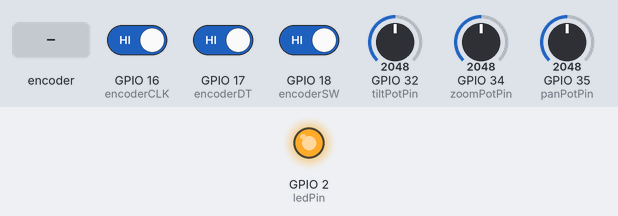
Recording of a sketch running on a simulated ESP32. On the bench: output pins drawn as LEDs (lit = HIGH). Dashed ring = blinking. The test bench sets the inputs (shaded band); at power-on: GPIO 32 (tiltPotPin) = 2048, GPIO 34 (zoomPotPin) = 2048, GPIO 35 (panPotPin) = 2048, GPIO 16 (encoderCLK) HIGH, GPIO 17 (encoderDT) HIGH, GPIO 18 (encoderSW) HIGH (analog values on the 0–4095 scale). WiFi joins after 1.5 s; servers stay silent unless stated; uploads are accepted with an empty reply; what the sketch prints to the serial monitor is not drawn.

Above: at 3.0 s.
3.1 s: GPIO 32 (tiltPotPin) set to 2866
At 4.2 s:
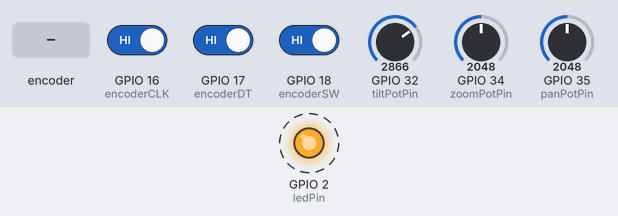
4.8 s: GPIO 34 (zoomPotPin) set to 3603
At 6.4 s:
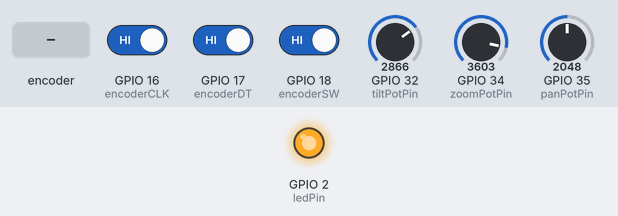
7.8 s: GPIO 35 (panPotPin) set to 2866
At 8.24 s:
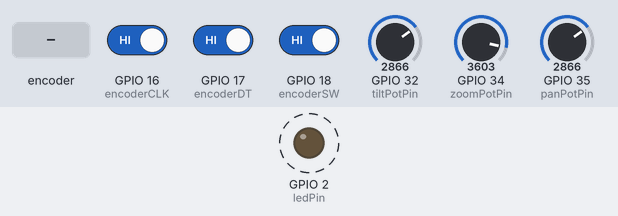
9.5 s: rotary encoder on GPIO 16 (encoderCLK) / GPIO 17 (encoderDT) turned 1 step (first pin leading)
At 10.7 s:
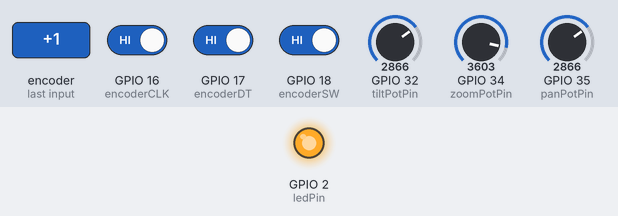
13.4 s: rotary encoder on GPIO 16 (encoderCLK) / GPIO 17 (encoderDT) turned 2 steps (second pin leading)
At 14.9 s:
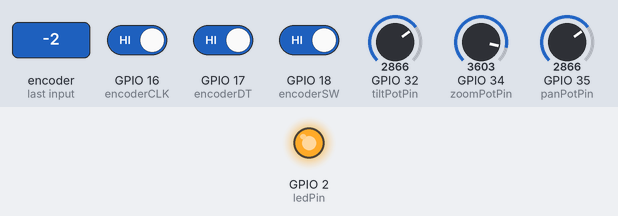
Timing chart, 0 to 16.4 s (numbered marks = the images above; inputs shaded):
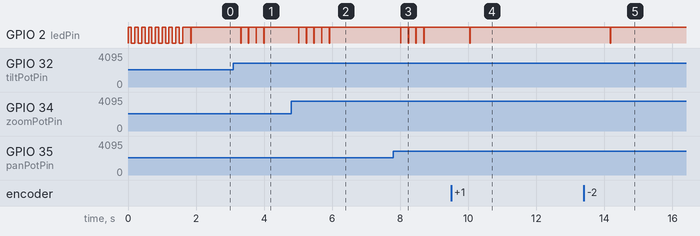

Measured:
- after the input at 3.1 s, GPIO 2 (ledPin): alternates HIGH for 0.21 s and LOW for 0.01 s, 8 changes in all, then stays HIGH, starting after 0.21 s
- after the input at 4.8 s, GPIO 2 (ledPin): alternates HIGH for 0.21 s and LOW for 0.01 s, 10 changes in all, then stays HIGH, starting after 0.21 s
- after the input at 7.8 s, GPIO 2 (ledPin): alternates HIGH for 0.22 s and LOW for 0.01 s, 8 changes in all, then stays HIGH, starting after 0.21 s
- after the input at 9.5 s, GPIO 2 (ledPin): HIGH → LOW after 0.55 s, → HIGH 0.01 s later
- after the input at 13.4 s, GPIO 2 (ledPin): HIGH → LOW after 0.78 s, → HIGH 0.01 s later

The sketch:

microskop-portable-esp32.ino
```cpp
#include <WiFi.h>
#include <HTTPClient.h>
#include <ArduinoJson.h>

// Wi-Fi Configuration
const char* ssid = "Den den mushi";
const char* password = "1sampai9";

// Backend Server Configuration
const char* backendHost = "192.168.125.45"; // Ganti dengan IP Address mesin yang menjalankan backend Node.js Anda
const int backendPort = 3000;
const char* sensorDataPath = "/sensor-data";

// Hardware Pins
const int zoomPotPin = 34;
const int panPotPin = 35;
const int tiltPotPin = 32; // Potensiometer untuk pergeseran atas-bawah
const int ledPin = 2;

// Rotary Encoder Pins
const int encoderCLK = 16; // CLK pin dari Rotary Encoder
const int encoderDT = 17;  // DT pin dari Rotary Encoder
const int encoderSW = 18;  // SW pin (button) dari Rotary Encoder

// Control Variables (tidak terlalu digunakan lagi, diganti currentZoomLevel/PanPosition/TiltPosition)
float zoomLevel = 1.0;
float panPosition = 0.0;
float tiltPosition = 0.0;

// Smoothing Configuration (numReadings tidak relevan untuk LPF)
const int numReadings = 2;
int zoomReadings[numReadings];
int panReadings[numReadings];
int tiltReadings[numReadings];
int zoomReadIndex = 0;
int panReadIndex = 0;
int tiltReadIndex = 0;
long zoomTotal = 0;
long panTotal = 0;
long tiltTotal = 0;

// Control Thresholds
int lastZoomValue = 0; // lastSmoothedValue untuk LPF
int lastPanValue = 0;  // lastSmoothedValue untuk LPF
int lastTiltValue = 0; // lastSmoothedValue untuk LPF Tilt

// Timing Control
unsigned long lastZoomSentTime = 0;
unsigned long lastPanSentTime = 0;
unsigned long lastTiltSentTime = 0;
const unsigned long minSendInterval = 20;

// Rotary Encoder State
volatile int encoderPos = 0;
volatile unsigned long lastEncoderChangeTime = 0;
int lastEncoderCLKState;
const unsigned long encoderDebounceDelay = 10;
// **** PERBAIKAN: Variabel baru untuk tombol encoder ****
unsigned long lastEncoderButtonPressTime = 0;
const unsigned long encoderButtonDebounceDelay = 50;
const unsigned long minEncoderSendInterval = 300;

// Connection Status
bool wifiConnected = false;
unsigned long lastConnectionCheck = 0;
const unsigned long connectionCheckInterval = 5000;

// Microscope Constants
const float MIN_ZOOM = 0.5f;
const float MAX_ZOOM = 5.0f;
const float MIN_PAN = -100.0f;
const float MAX_PAN = 100.0f;
const float MIN_TILT = -100.0f;
const float MAX_TILT = 100.0f;

// Variable for ADC smoothing/filtering selection
enum FilterType { MOVING_AVERAGE, LOW_PASS };
FilterType currentFilter = LOW_PASS;

// Low-Pass Filter Coefficients
// TUNING SENSITIVITY
float alphaZoom = 0.7;
float alphaPan = 0.75;
float alphaTilt = 0.7;

// Global variables to hold the current state
float currentZoomLevel = 1.0;
float currentPanPosition = 0.0;
float currentTiltPosition = 0.0;
float currentZoomPercentage = 0.0;
float currentPanPercentage = 0.0;
float currentTiltPercentage = 0.0;

// Forward declarations
void sendMicroscopeData(float zoom, float pan, float tilt, float zoomPerc, float panPerc, float tiltPerc);
void IRAM_ATTR readEncoder();
void sendImageNavigationAction(const char* action); // Pastikan ini dideklarasikan

void setup() {
  Serial.begin(115200);
  Serial.println("\n=== Digital Microscope Controller ===");

  pinMode(ledPin, OUTPUT);
  digitalWrite(ledPin, LOW);

  pinMode(zoomPotPin, INPUT);
  pinMode(panPotPin, INPUT);
  pinMode(tiltPotPin, INPUT);

  pinMode(encoderCLK, INPUT_PULLUP);
  pinMode(encoderDT, INPUT_PULLUP);
  pinMode(encoderSW, INPUT_PULLUP);

  attachInterrupt(digitalPinToInterrupt(encoderCLK), readEncoder, CHANGE);
  lastEncoderCLKState = digitalRead(encoderCLK);

  analogSetAttenuation(ADC_11db);
  analogReadResolution(12);

  initializeSmoothingArrays();
  setupWiFi();
  initializePotentiometers();

  Serial.println("System ready!");
  printControlInstructions();

  if (wifiConnected) {
    sendMicroscopeData(currentZoomLevel, currentPanPosition, currentTiltPosition,
                       currentZoomPercentage, currentPanPercentage, currentTiltPercentage);
  }
}

void initializeSmoothingArrays() {
  for (int i = 0; i < numReadings; i++) {
    zoomReadings[i] = 0;
    panReadings[i] = 0;
    tiltReadings[i] = 0;
  }
}

void setupWiFi() {
  WiFi.mode(WIFI_STA);
  WiFi.begin(ssid, password);
  Serial.print("Connecting to WiFi");

  int attempts = 0;
  while (WiFi.status() != WL_CONNECTED && attempts < 30) {
    Serial.print(".");
    blinkLED(100);
    attempts++;
  }

  if (WiFi.status() == WL_CONNECTED) {
    wifiConnected = true;
    Serial.println("\nWiFi Connected!");
    Serial.printf("IP Address: %s\n", WiFi.localIP().toString().c_str());
    Serial.printf("Signal Strength: %d dBm\n", WiFi.RSSI());
    digitalWrite(ledPin, HIGH);
  } else {
    Serial.println("\nWiFi Connection Failed!");
    wifiConnected = false;
  }
}

void initializePotentiometers() {
  int initialZoom = analogRead(zoomPotPin);
  int initialPan = analogRead(panPotPin);
  int initialTilt = analogRead(tiltPotPin);

  lastZoomValue = initialZoom;
  lastPanValue = initialPan;
  lastTiltValue = initialTilt;

  for (int i = 0; i < numReadings; i++) {
    zoomReadings[i] = initialZoom;
    panReadings[i] = initialPan;
    tiltReadings[i] = initialTilt;
  }

  currentZoomLevel = mapToZoom(lastZoomValue);
  currentPanPosition = mapToPan(lastPanValue);
  currentTiltPosition = mapToTilt(lastTiltValue);
  currentZoomPercentage = ((currentZoomLevel - MIN_ZOOM) / (MAX_ZOOM - MIN_ZOOM)) * 100;
  currentPanPercentage = ((currentPanPosition + 100) / 200) * 100;
  currentTiltPercentage = ((currentTiltPosition + 100) / 200) * 100;

  Serial.printf("Initial values - Zoom: %.2fx, Pan: %.1f, Tilt: %.1f\n", currentZoomLevel, currentPanPosition, currentTiltPosition);
}

float mapToZoom(int raw) {
  float normalized = constrain(raw / 4095.0f, 0.0f, 1.0f);
  return MIN_ZOOM + (normalized * (MAX_ZOOM - MIN_ZOOM));
}

float mapToPan(int raw) {
  float normalized = constrain(raw / 4095.0f, 0.0f, 1.0f);
  float pan = (normalized - 0.5f) * 200.0f;
  // TUNING SENSITIVITY
  if (abs(pan) < 2.0f) {
    pan = 0.0f;
  }
  return constrain(pan, MIN_PAN, MAX_PAN);
}

float mapToTilt(int raw) {
  float normalized = constrain(raw / 4095.0f, 0.0f, 1.0f);
  float tilt = (normalized - 0.5f) * 200.0f;
  // TUNING SENSITIVITY
  if (abs(tilt) < 2.0f) {
    tilt = 0.0f;
  }
  return constrain(tilt, MIN_TILT, MAX_TILT);
}

int smoothAnalogReadMovingAverage(int pin, int* readings, int& readIndex, long& total) {
  total = total - readings[readIndex];
  readings[readIndex] = analogRead(pin);
  total = total + readings[readIndex];
  readIndex = (readIndex + 1) % numReadings;
  return total / numReadings;
}

int smoothAnalogReadLowPass(int pin, int& lastSmoothedValue, float alpha) {
  int rawValue = analogRead(pin);
  lastSmoothedValue = alpha * rawValue + (1 - alpha) * lastSmoothedValue;
  return lastSmoothedValue;
}

void sendMicroscopeData(float zoom, float pan, float tilt, float zoomPerc, float panPerc, float tiltPerc) {
  if (!wifiConnected) {
    checkConnections();
    return;
  }

  StaticJsonDocument<350> doc; // Ditingkatkan ukurannya

  doc["zoom_level"] = round(zoom * 1000) / 1000.0;
  doc["pan_position"] = round(pan * 100) / 100.0;
  doc["tilt_position"] = round(tilt * 100) / 100.0;

  doc["zoom_percentage"] = round(zoomPerc * 100) / 100.0;
  doc["pan_percentage"] = round(panPerc * 100) / 100.0;
  doc["tilt_percentage"] = round(tiltPerc * 100) / 100.0;

  String jsonPayload;
  if (serializeJson(doc, jsonPayload) == 0) {
      Serial.println("✗ Failed to serialize JSON for microscope data!");
      errorBlink();
      return;
  }

  HTTPClient http;
  String serverUrl = "http://" + String(backendHost) + ":" + String(backendPort) + String(sensorDataPath);

  http.begin(serverUrl);
  http.addHeader("Content-Type", "application/json");

  int httpResponseCode = http.POST(jsonPayload);

  if (httpResponseCode > 0) {
    Serial.printf("✓ Pot. Data sent. HTTP %d. Payload: %s\n", httpResponseCode, jsonPayload.c_str());
    quickBlink();
  } else {
    Serial.printf("✗ Pot. Data Error: %s (Code: %d)\n", http.errorToString(httpResponseCode).c_str(), httpResponseCode);
    errorBlink();
  }
  http.end();
}

void sendImageNavigationAction(const char* action) {
  if (!wifiConnected) {
    checkConnections();
    return;
  }

  StaticJsonDocument<64> doc;
  doc["action"] = action;

  String jsonPayload;
  if (serializeJson(doc, jsonPayload) == 0) {
      Serial.println("✗ Failed to serialize JSON for image action!");
      errorBlink();
      return;
  }

  HTTPClient http;
  String serverUrl = "http://" + String(backendHost) + ":" + String(backendPort) + String("/image-action");

  http.begin(serverUrl);
  http.addHeader("Content-Type", "application/json");

  int httpResponseCode = http.POST(jsonPayload);

  if (httpResponseCode > 0) {
    Serial.printf("✓ Image Action sent: %s. HTTP %d\n", action, httpResponseCode);
    quickBlink();
  } else {
    Serial.printf("✗ Image Action Error: %s (Code: %d)\n", http.errorToString(httpResponseCode).c_str(), httpResponseCode);
    errorBlink();
  }
  http.end();
}

void checkZoomPotentiometer() {
  int currentVal;
  if (currentFilter == MOVING_AVERAGE) {
    currentVal = smoothAnalogReadMovingAverage(zoomPotPin, zoomReadings, zoomReadIndex, zoomTotal);
  } else {
    currentVal = smoothAnalogReadLowPass(zoomPotPin, lastZoomValue, alphaZoom);
  }

  float newZoom = mapToZoom(currentVal);

  // TUNING SENSITIVITY
  if (abs(newZoom - currentZoomLevel) > 0.01f) {
    currentZoomLevel = newZoom;
    currentZoomPercentage = ((currentZoomLevel - MIN_ZOOM) / (MAX_ZOOM - MIN_ZOOM)) * 100;
    Serial.printf("Zoom Updated: Raw=%d, Smoothed=%d, Mapped=%.2fx (%.0f%%)\n",
                  analogRead(zoomPotPin), currentVal, currentZoomLevel, currentZoomPercentage);

    unsigned long currentTime = millis();
    if (currentTime - lastZoomSentTime >= minSendInterval) {
      sendMicroscopeData(currentZoomLevel, currentPanPosition, currentTiltPosition,
                         currentZoomPercentage, currentPanPercentage, currentTiltPercentage);
      lastZoomSentTime = currentTime;
    }
  }
}

void checkPanPotentiometer() {
  int currentVal;
  if (currentFilter == MOVING_AVERAGE) {
    currentVal = smoothAnalogReadMovingAverage(panPotPin, panReadings, panReadIndex, panTotal);
  } else {
    currentVal = smoothAnalogReadLowPass(panPotPin, lastPanValue, alphaPan);
  }

  float newPan = mapToPan(currentVal);

  if (abs(newPan - currentPanPosition) > 0.5f) {
    currentPanPosition = newPan;
    currentPanPercentage = ((currentPanPosition + 100) / 200) * 100;
    Serial.printf("Pan Updated: Raw=%d, Smoothed=%d, Mapped=%.1f (%.0f%%)\n",
                  analogRead(panPotPin), currentVal, currentPanPosition, currentPanPercentage);

    unsigned long currentTime = millis();
    if (currentTime - lastPanSentTime >= minSendInterval) {
      sendMicroscopeData(currentZoomLevel, currentPanPosition, currentTiltPosition,
                         currentZoomPercentage, currentPanPercentage, currentTiltPercentage);
      lastPanSentTime = currentTime;
    }
  }
}

void checkTiltPotentiometer() {
  int currentVal;
  if (currentFilter == MOVING_AVERAGE) {
    currentVal = smoothAnalogReadMovingAverage(tiltPotPin, tiltReadings, tiltReadIndex, tiltTotal);
  } else {
    currentVal = smoothAnalogReadLowPass(tiltPotPin, lastTiltValue, alphaTilt);
  }

  float newTilt = mapToTilt(currentVal);

  if (abs(newTilt - currentTiltPosition) > 0.5f) {
    currentTiltPosition = newTilt;
    currentTiltPercentage = ((currentTiltPosition + 100) / 200) * 100;
    Serial.printf("Tilt Updated: Raw=%d, Smoothed=%d, Mapped=%.1f (%.0f%%)\n",
                  analogRead(tiltPotPin), currentVal, currentTiltPosition, currentTiltPercentage);

    unsigned long currentTime = millis();
    if (currentTime - lastTiltSentTime >= minSendInterval) {
      sendMicroscopeData(currentZoomLevel, currentPanPosition, currentTiltPosition,
                         currentZoomPercentage, currentPanPercentage, currentTiltPercentage);
      lastTiltSentTime = currentTime;
    }
  }
}

// ISR untuk Rotary Encoder (Dijalankan saat CLK berubah)
void IRAM_ATTR readEncoder() {
  unsigned long currentTime = millis();
  if (currentTime - lastEncoderChangeTime < encoderDebounceDelay) {
    return;
  }

  int newCLKState = digitalRead(encoderCLK);
  if (newCLKState != lastEncoderCLKState) {
    lastEncoderCLKState = newCLKState;

    if (digitalRead(encoderDT) != newCLKState) { // Clockwise
      encoderPos++;
    } else { // Counter-Clockwise
      encoderPos--;
    }
    lastEncoderChangeTime = currentTime;
  }
}

// Memeriksa dan memproses Rotary Encoder
void checkEncoder() {
  unsigned long currentTime = millis();

  // Memproses rotasi encoder
  if (encoderPos != 0) {
    if (currentTime - lastEncoderChangeTime >= minEncoderSendInterval) { // Cooldown untuk kirim
      if (encoderPos > 0) {
        sendImageNavigationAction("next");
      } else {
        sendImageNavigationAction("previous");
      }
      encoderPos = 0; // Reset posisi encoder setelah aksi dikirim
      // lastEncoderChangeTime = currentTime; // Sudah di update di ISR
    }
  }

  // Memproses tombol encoder (jika ada)
  if (digitalRead(encoderSW) == LOW) { // Tombol ditekan (INPUT_PULLUP)
    if (currentTime - lastEncoderButtonPressTime > encoderButtonDebounceDelay) { // Menggunakan variabel baru
      Serial.println("Encoder Button Pressed!");
      // sendImageNavigationAction("select"); // Contoh: Jika Anda ingin aksi tombol encoder
      lastEncoderButtonPressTime = currentTime; // Update waktu terakhir tombol encoder ditekan
    }
  }
}

void checkConnections() {
  unsigned long currentTime = millis();

  if (currentTime - lastConnectionCheck > connectionCheckInterval) {
    lastConnectionCheck = currentTime;

    if (WiFi.status() != WL_CONNECTED) {
      Serial.println("WiFi disconnected, reconnecting...");
      wifiConnected = false;
      WiFi.reconnect();
    } else {
      wifiConnected = true;
    }
  }
}

// Utility functions
void blinkLED(int duration) {
  digitalWrite(ledPin, HIGH);
  delay(duration);
  digitalWrite(ledPin, LOW);
  delay(duration);
}

void quickBlink() {
  digitalWrite(ledPin, LOW);
  delay(10);
  digitalWrite(ledPin, HIGH);
}

void errorBlink() {
  for (int i = 0; i < 3; i++) {
    digitalWrite(ledPin, LOW);
    delay(100);
    digitalWrite(ledPin, HIGH);
    delay(100);
  }
}

void printControlInstructions() {
  Serial.println("\n=== Digital Microscope Controller ===");
  Serial.println("Zoom Potentiometer: 0.5x - 5.0x zoom");
  Serial.println("Pan Potentiometer: -100 to +100 horizontal pan");
  Serial.println("Tilt Potentiometer: -100 to +100 vertical pan");
  Serial.println("Rotary Encoder: Rotate for image navigation (next/previous), Push for select (optional)");
  Serial.println("LED: Steady = Connected, Blink = Activity, Fast blink = Error");
  Serial.println("============================\n");
}

void loop() {
  checkZoomPotentiometer();
  checkPanPotentiometer();
  checkTiltPotentiometer();
  checkEncoder();
  checkConnections();
  delay(5);
}
```
